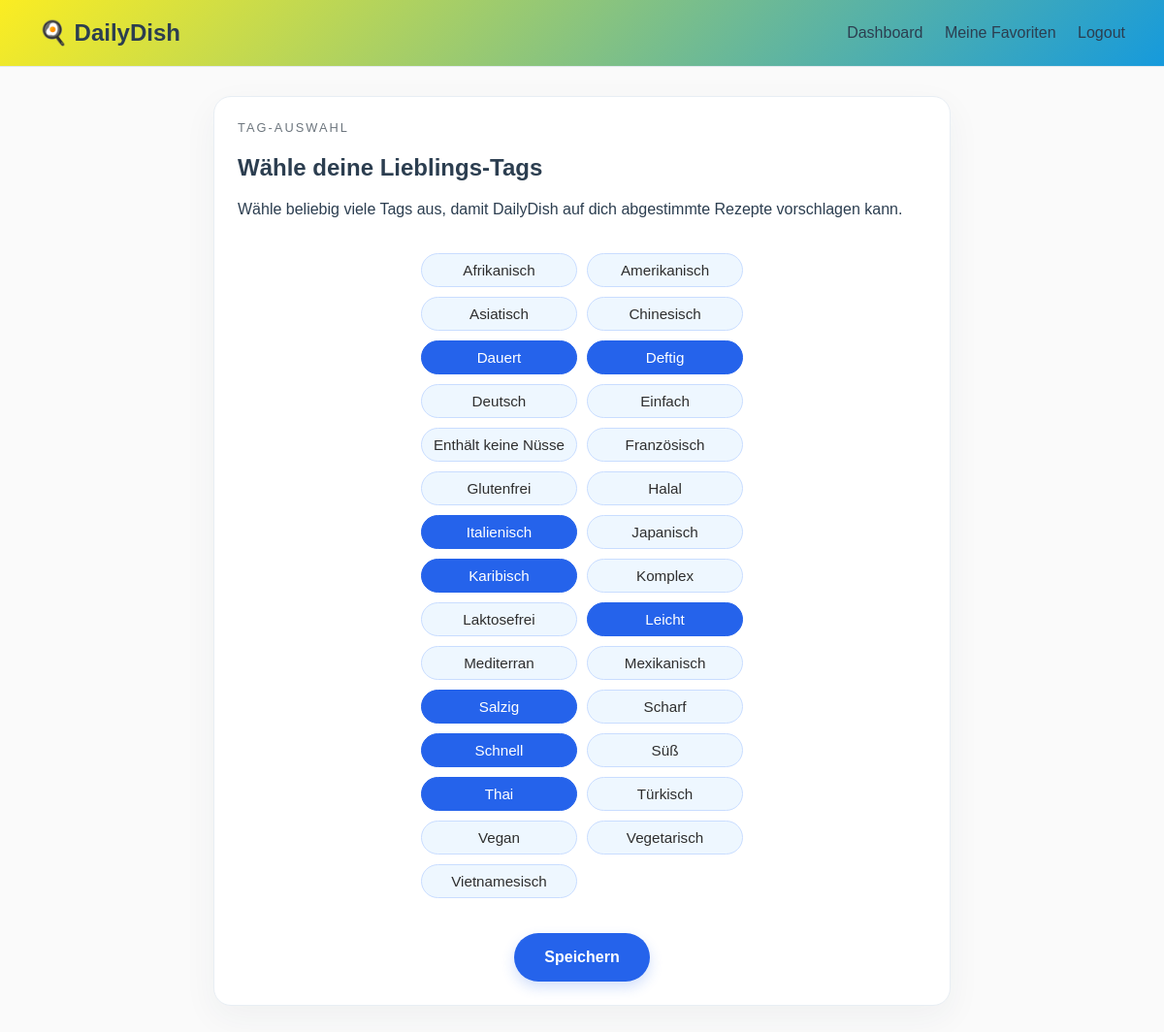
The page /choose-tags (signed in) on the database its author committed.
### models/tag.py (models this page shows)
class Tag(Base):
    __tablename__ = "tags"
    id = Column(Integer, primary_key=True, index=True)
    name = Column(String, nullable=False)
    is_required = Column(Boolean, default=False, nullable=False)
    recipes = relationship("Recipe", secondary="recipe_tags", back_populates="tags")

### routers/userRout.py (the view)
@auth_router.get("/choose-tags")
def choose_tags_form(request: Request, db: Session = Depends(get_db)):
    user = get_authenticated_user(request, db)
    if not user:
        return RedirectResponse(url="/login", status_code=303)
    tags = db.query(Tag).order_by(Tag.name).all()
    selected_tag_ids = [tag.id for tag in user.tags]
    return request.app.state.templates.TemplateResponse(
        request,
        "choose_tags.html",
        {
            "request": request,
            "user": user,
            "tags": tags,
            "selected_tag_ids": selected_tag_ids,
        }
    )

### templates/choose_tags.html (shortened to what this page needs)
{% extends "base.html" %}
{% block content %}
<section class="auth-card tag-onboarding-card">
    <div class="card">
        <div class="eyebrow">Tag-Auswahl</div>
        <h2>Wähle deine Lieblings-Tags</h2>
        <p>Wähle beliebig viele Tags aus, damit DailyDish auf dich abgestimmte Rezepte vorschlagen kann.</p>
        <form id="tag-selection-form" method="post" action="/choose-tags">
            <div class="tag-pill-list tag-selection-grid">
                {% for tag in tags %}
                <button type="button" class="tag-pill tag-pill-button{% if tag.id in selected_tag_ids %} selected{% endif %}" data-tag-id="{{ tag.id }}">{{ tag.name }}</button>
                {% endfor %}
            </div>
            <button class="button" type="submit">Speichern</button>
        </form>
    </div>
</section>
{% endblock %}

### static/css/style.css (style rules this page uses)
body { margin: 0; font-family: Arial, sans-serif; background: #fafafa; color: #2c3e50; }
button { font: inherit; }
.eyebrow { text-transform: uppercase; letter-spacing: 0.16em; color: #6c757d; font-size: 0.8rem; margin-bottom: 12px; }
.button { display: inline-block; padding: 14px 22px; background: #2563eb; color: white; border: none; border-radius: 999px; text-decoration: none; font-weight: 600; cursor: pointer; transition: background-color 0.18s ease, transform 0.18s ease, box-shadow 0.18s ease; }
#tag-selection-form { display: flex; flex-direction: column; align-items: center; }
#tag-selection-form .button { width: auto; min-width: 140px; padding: 16px 24px; margin: 0 auto; background: #2563eb; box-shadow: 0 6px 14px rgba(37, 99, 235, 0.2); }
.card { background: white; border: 1px solid #e8eef4; border-radius: 18px; padding: 24px; box-shadow: 0 12px 35px rgba(44, 62, 80, 0.05); }
.tag-pill-list { display: flex; flex-wrap: wrap; gap: 10px; margin-top: 8px; }
.tag-pill { display: inline-flex; align-items: center; padding: 8px 12px; background: #eef7ff; color: #2e2e2e; border: 1px solid #c9ddff; border-radius: 999px; font-size: 0.95rem; font-weight: 400; cursor: pointer; position: relative; padding-right: 22px; transition: background-color 0.18s ease, color 0.18s ease, border-color 0.18s ease; }
.tag-pill::after { content: "╋"; position: absolute; right: 8px; top: 50%; transform: translateY(-50%); font-size: 0.6em; font-weight: 700; opacity: 0; transition: opacity 0.12s ease; }
.tag-pill.selected { background: #2563eb; color: #ffffff; border-color: #2563eb; }
.auth-card { max-width: 420px; margin: 28px auto; }
.tag-onboarding-card { max-width: 760px; }
.auth-card form { display: grid; gap: 16px; }
.auth-card button { width: 100%; }
.tag-selection-grid { display: grid; grid-template-columns: repeat(2, minmax(0, 1fr)); gap: 10px; margin: 20px 0; }
.tag-onboarding-card .tag-pill { width: 100%; justify-content: center; padding-right: 12px; }
.tag-onboarding-card .tag-pill::after { content: none; }

### rows shown on the page
Tag: name "Afrikanisch"
Tag: name "Amerikanisch"
Tag: name "Asiatisch"
Tag: name "Chinesisch"
Tag: name "Dauert"
Tag: name "Deftig"
Tag: name "Deutsch"
Tag: name "Einfach"
Tag: name "Enthält keine Nüsse"
Tag: name "Französisch"
Tag: name "Glutenfrei"
Tag: name "Halal"
Tag: name "Italienisch"
Tag: name "Japanisch"
Tag: name "Karibisch"
Tag: name "Komplex"
Tag: name "Laktosefrei"
Tag: name "Leicht"
Tag: name "Mediterran"
Tag: name "Mexikanisch"
Tag: name "Salzig"
Tag: name "Scharf"
Tag: name "Schnell"
Tag: name "Süß"
Tag: name "Thai"
Tag: name "Türkisch"
Tag: name "Vegan"
Tag: name "Vegetarisch"
Tag: name "Vietnamesisch"
